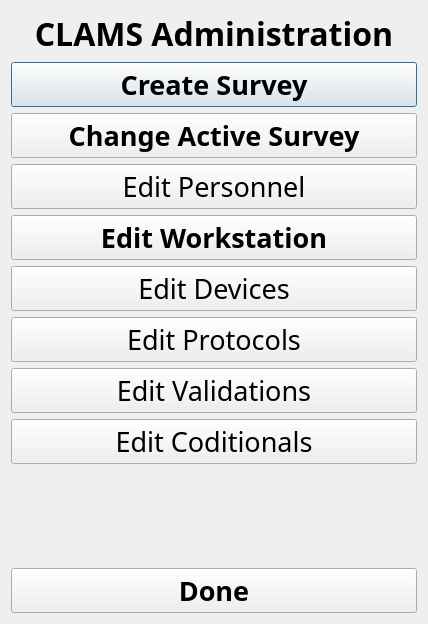
<?xml version="1.0" encoding="UTF-8"?>
<ui version="4.0">
 <class>admindlg</class>
 <widget class="QDialog" name="admindlg">
  <property name="geometry">
   <rect>
    <x>0</x>
    <y>0</y>
    <width>428</width>
    <height>624</height>
   </rect>
  </property>
  <property name="windowTitle">
   <string>CLAMS Administration</string>
  </property>
  <layout class="QVBoxLayout" name="verticalLayout">
   <item>
    <widget class="QLabel" name="label">
     <property name="font">
      <font>
       <family>Arial Black</family>
       <pointsize>24</pointsize>
       <weight>75</weight>
       <bold>true</bold>
      </font>
     </property>
     <property name="text">
      <string>CLAMS Administration</string>
     </property>
     <property name="alignment">
      <set>Qt::AlignCenter</set>
     </property>
    </widget>
   </item>
   <item>
    <widget class="QPushButton" name="createSurveyBtn">
     <property name="font">
      <font>
       <family>Arial Black</family>
       <pointsize>20</pointsize>
       <weight>75</weight>
       <bold>true</bold>
      </font>
     </property>
     <property name="text">
      <string>Create Survey</string>
     </property>
    </widget>
   </item>
   <item>
    <widget class="QPushButton" name="selectSurveyBtn">
     <property name="font">
      <font>
       <family>Arial Black</family>
       <pointsize>20</pointsize>
       <weight>75</weight>
       <bold>true</bold>
      </font>
     </property>
     <property name="text">
      <string>Change Active Survey</string>
     </property>
    </widget>
   </item>
   <item>
    <widget class="QPushButton" name="editPersonBtn">
     <property name="font">
      <font>
       <family>Arial Black</family>
       <pointsize>20</pointsize>
      </font>
     </property>
     <property name="text">
      <string>Edit Personnel</string>
     </property>
    </widget>
   </item>
   <item>
    <widget class="QPushButton" name="editWorkstationBtn">
     <property name="font">
      <font>
       <family>Arial Black</family>
       <pointsize>20</pointsize>
       <weight>75</weight>
       <bold>true</bold>
      </font>
     </property>
     <property name="text">
      <string>Edit Workstation</string>
     </property>
    </widget>
   </item>
   <item>
    <widget class="QPushButton" name="editDevicesBtn">
     <property name="font">
      <font>
       <family>Arial Black</family>
       <pointsize>20</pointsize>
       <underline>false</underline>
      </font>
     </property>
     <property name="text">
      <string>Edit Devices</string>
     </property>
    </widget>
   </item>
   <item>
    <widget class="QPushButton" name="editProtocolsBtn">
     <property name="font">
      <font>
       <family>Arial Black</family>
       <pointsize>20</pointsize>
       <underline>false</underline>
      </font>
     </property>
     <property name="text">
      <string>Edit Protocols</string>
     </property>
    </widget>
   </item>
   <item>
    <widget class="QPushButton" name="editValidationsBtn">
     <property name="font">
      <font>
       <family>Arial Black</family>
       <pointsize>20</pointsize>
       <underline>false</underline>
      </font>
     </property>
     <property name="text">
      <string>Edit Validations</string>
     </property>
    </widget>
   </item>
   <item>
    <widget class="QPushButton" name="editConditionalsBtn">
     <property name="font">
      <font>
       <family>Arial Black</family>
       <pointsize>20</pointsize>
       <underline>false</underline>
      </font>
     </property>
     <property name="text">
      <string>Edit Coditionals</string>
     </property>
    </widget>
   </item>
   <item>
    <spacer name="verticalSpacer">
     <property name="font">
      <font>
       <family>Arial Black</family>
       <weight>75</weight>
       <bold>true</bold>
      </font>
     </property>
     <property name="orientation">
      <enum>Qt::Vertical</enum>
     </property>
     <property name="sizeHint" stdset="0">
      <size>
       <width>20</width>
       <height>40</height>
      </size>
     </property>
    </spacer>
   </item>
   <item>
    <widget class="QPushButton" name="doneBtn">
     <property name="font">
      <font>
       <family>Arial Black</family>
       <pointsize>20</pointsize>
       <weight>75</weight>
       <bold>true</bold>
      </font>
     </property>
     <property name="text">
      <string>Done</string>
     </property>
    </widget>
   </item>
  </layout>
 </widget>
 <resources/>
 <connections/>
</ui>
